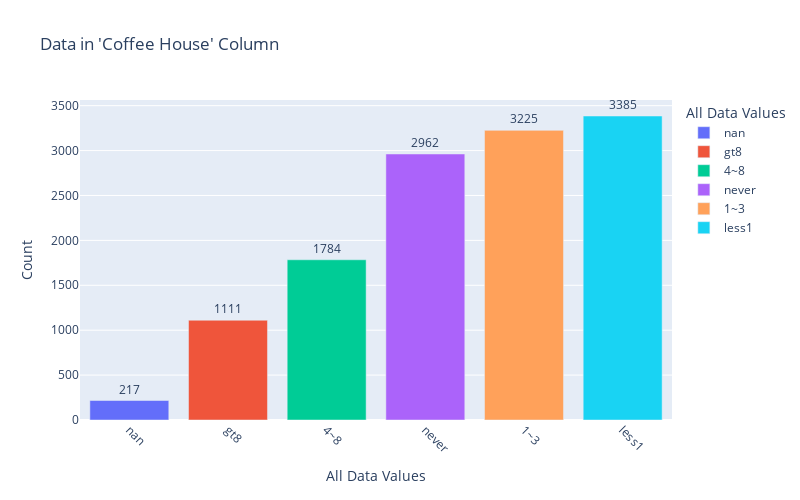

Notebook code for this chart:
### Code cell
bad_data_counts.columns = ['Bad Data Type', 'Count']

# Sort values before plotting
bad_data_counts = bad_data_counts.sort_values(by='Count')

# Create a bar chart in Plotly
fig = px.bar(
    bad_data_counts, 
    x='Bad Data Type', 
    y='Count', 
    text='Count', 
    title="Data in 'Coffee House' Column",
    labels={'Bad Data Type': 'All Data Values', 'Count': 'Count'},
    color='Bad Data Type' 
)

# Format the text labels on bars
fig.update_traces(textposition='outside')

# Set figure size and rotate x-axis labels
fig.update_layout(width=800, height=500, xaxis_tickangle=45)

### Figure 1 — Plotly figure (JSON) as saved in the notebook; plotly's stock layout.template omitted (floating-point values rounded to 4 significant figures)
{"data": [{"alignmentgroup": "True", "hovertemplate": "All Data Values=%{x}<br>Count=%{text}<extra></extra>", "legendgroup": "nan", "marker": {"color": "#636efa", "pattern": {"shape": ""}}, "name": "nan", "offsetgroup": "nan", "orientation": "v", "showlegend": true, "text": [217], "textposition": "outside", "type": "bar", "x": ["nan"], "xaxis": "x", "y": [217], "yaxis": "y"}, {"alignmentgroup": "True", "hovertemplate": "All Data Values=%{x}<br>Count=%{text}<extra></extra>", "legendgroup": "gt8", "marker": {"color": "#EF553B", "pattern": {"shape": ""}}, "name": "gt8", "offsetgroup": "gt8", "orientation": "v", "showlegend": true, "text": [1111], "textposition": "outside", "type": "bar", "x": ["gt8"], "xaxis": "x", "y": [1111], "yaxis": "y"}, {"alignmentgroup": "True", "hovertemplate": "All Data Values=%{x}<br>Count=%{text}<extra></extra>", "legendgroup": "4~8", "marker": {"color": "#00cc96", "pattern": {"shape": ""}}, "name": "4~8", "offsetgroup": "4~8", "orientation": "v", "showlegend": true, "text": [1784], "textposition": "outside", "type": "bar", "x": ["4~8"], "xaxis": "x", "y": [1784], "yaxis": "y"}, {"alignmentgroup": "True", "hovertemplate": "All Data Values=%{x}<br>Count=%{text}<extra></extra>", "legendgroup": "never", "marker": {"color": "#ab63fa", "pattern": {"shape": ""}}, "name": "never", "offsetgroup": "never", "orientation": "v", "showlegend": true, "text": [2962], "textposition": "outside", "type": "bar", "x": ["never"], "xaxis": "x", "y": [2962], "yaxis": "y"}, {"alignmentgroup": "True", "hovertemplate": "All Data Values=%{x}<br>Count=%{text}<extra></extra>", "legendgroup": "1~3", "marker": {"color": "#FFA15A", "pattern": {"shape": ""}}, "name": "1~3", "offsetgroup": "1~3", "orientation": "v", "showlegend": true, "text": [3225], "textposition": "outside", "type": "bar", "x": ["1~3"], "xaxis": "x", "y": [3225], "yaxis": "y"}, {"alignmentgroup": "True", "hovertemplate": "All Data Values=%{x}<br>Count=%{text}<extra></extra>", "legendgroup": "less1", "marker": {"color": "#19d3f3", "pattern": {"shape": ""}}, "name": "less1", "offsetgroup": "less1", "orientation": "v", "showlegend": true, "text": [3385], "textposition": "outside", "type": "bar", "x": ["less1"], "xaxis": "x", "y": [3385], "yaxis": "y"}], "layout": {"barmode": "relative", "height": 500, "legend": {"title": {"text": "All Data Values"}, "tracegroupgap": 0}, "title": {"text": "Data in 'Coffee House' Column"}, "width": 800, "xaxis": {"anchor": "y", "categoryarray": ["nan", "gt8", "4~8", "never", "1~3", "less1"], "categoryorder": "array", "domain": [0, 1], "tickangle": 45, "title": {"text": "All Data Values"}}, "yaxis": {"anchor": "x", "domain": [0, 1], "title": {"text": "Count"}}}}
